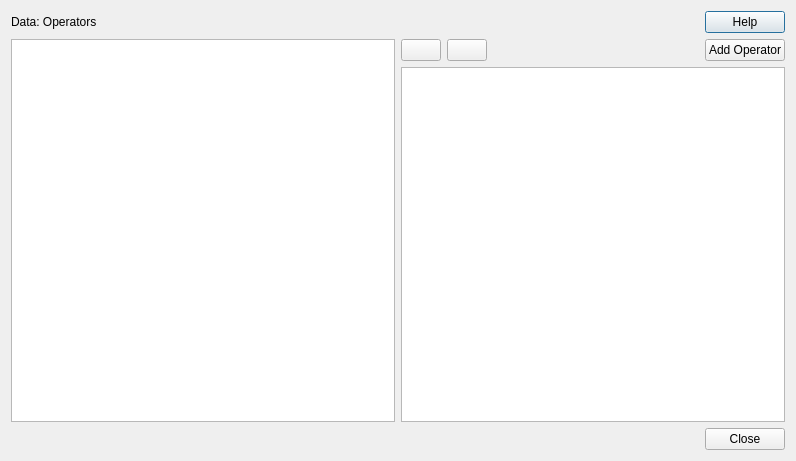
<?xml version="1.0" encoding="UTF-8"?>
<ui version="4.0">
 <class>Dialog</class>
 <widget class="QDialog" name="Dialog">
  <property name="geometry">
   <rect>
    <x>0</x>
    <y>0</y>
    <width>796</width>
    <height>461</height>
   </rect>
  </property>
  <property name="windowTitle">
   <string>Data | Operators </string>
  </property>
  <layout class="QVBoxLayout" name="verticalLayout_4">
   <item>
    <layout class="QVBoxLayout" name="verticalLayout_3">
     <item>
      <layout class="QHBoxLayout" name="horizontalLayout">
       <item>
        <widget class="QLabel" name="label_title">
         <property name="text">
          <string>&lt;html&gt;&lt;head/&gt;&lt;body&gt;&lt;p&gt;&lt;span style=&quot; font-size:14pt;&quot;&gt;Data: &lt;/span&gt;&lt;span style=&quot; font-size:14pt; font-weight:600;&quot;&gt;Operators&lt;/span&gt;&lt;/p&gt;&lt;p&gt;&lt;span style=&quot; font-style:italic;&quot;&gt;&lt;/span&gt;&lt;/p&gt;&lt;/body&gt;&lt;/html&gt;</string>
         </property>
        </widget>
       </item>
       <item>
        <spacer name="horizontalSpacer">
         <property name="orientation">
          <enum>Qt::Horizontal</enum>
         </property>
         <property name="sizeHint" stdset="0">
          <size>
           <width>40</width>
           <height>20</height>
          </size>
         </property>
        </spacer>
       </item>
       <item>
        <widget class="QPushButton" name="btn_help">
         <property name="text">
          <string notr="true">Help</string>
         </property>
        </widget>
       </item>
      </layout>
     </item>
     <item>
      <layout class="QVBoxLayout" name="verticalLayout_2">
       <item>
        <layout class="QHBoxLayout" name="horizontalLayout_3">
         <item>
          <widget class="QTreeView" name="scenarios_tree"/>
         </item>
         <item>
          <layout class="QVBoxLayout" name="verticalLayout">
           <item>
            <layout class="QHBoxLayout" name="horizontalLayout_2">
             <item>
              <widget class="QPushButton" name="show_used">
               <property name="text">
                <string/>
               </property>
              </widget>
             </item>
             <item>
              <widget class="QPushButton" name="show_changed">
               <property name="text">
                <string/>
               </property>
              </widget>
             </item>
             <item>
              <spacer name="horizontalSpacer_3">
               <property name="orientation">
                <enum>Qt::Horizontal</enum>
               </property>
               <property name="sizeHint" stdset="0">
                <size>
                 <width>40</width>
                 <height>20</height>
                </size>
               </property>
              </spacer>
             </item>
             <item>
              <widget class="QPushButton" name="add_operator_btn">
               <property name="text">
                <string>Add Operator</string>
               </property>
               <property name="icon">
                <iconset>
                 <normaloff>icons/add-scenario.svg</normaloff>icons/add-scenario.svg</iconset>
               </property>
              </widget>
             </item>
            </layout>
           </item>
           <item>
            <widget class="QTreeView" name="operators_tree"/>
           </item>
          </layout>
         </item>
        </layout>
       </item>
       <item>
        <layout class="QHBoxLayout" name="horizontalLayout_5">
         <item>
          <spacer name="horizontalSpacer_2">
           <property name="orientation">
            <enum>Qt::Horizontal</enum>
           </property>
           <property name="sizeHint" stdset="0">
            <size>
             <width>40</width>
             <height>20</height>
            </size>
           </property>
          </spacer>
         </item>
         <item>
          <widget class="QDialogButtonBox" name="buttonBox">
           <property name="sizePolicy">
            <sizepolicy hsizetype="Maximum" vsizetype="Fixed">
             <horstretch>0</horstretch>
             <verstretch>0</verstretch>
            </sizepolicy>
           </property>
           <property name="orientation">
            <enum>Qt::Horizontal</enum>
           </property>
           <property name="standardButtons">
            <set>QDialogButtonBox::Close</set>
           </property>
          </widget>
         </item>
        </layout>
       </item>
      </layout>
     </item>
    </layout>
   </item>
  </layout>
 </widget>
 <tabstops>
  <tabstop>btn_help</tabstop>
  <tabstop>scenarios_tree</tabstop>
 </tabstops>
 <resources/>
 <connections>
  <connection>
   <sender>buttonBox</sender>
   <signal>rejected()</signal>
   <receiver>Dialog</receiver>
   <slot>reject()</slot>
   <hints>
    <hint type="sourcelabel">
     <x>317</x>
     <y>496</y>
    </hint>
    <hint type="destinationlabel">
     <x>286</x>
     <y>274</y>
    </hint>
   </hints>
  </connection>
 </connections>
</ui>
